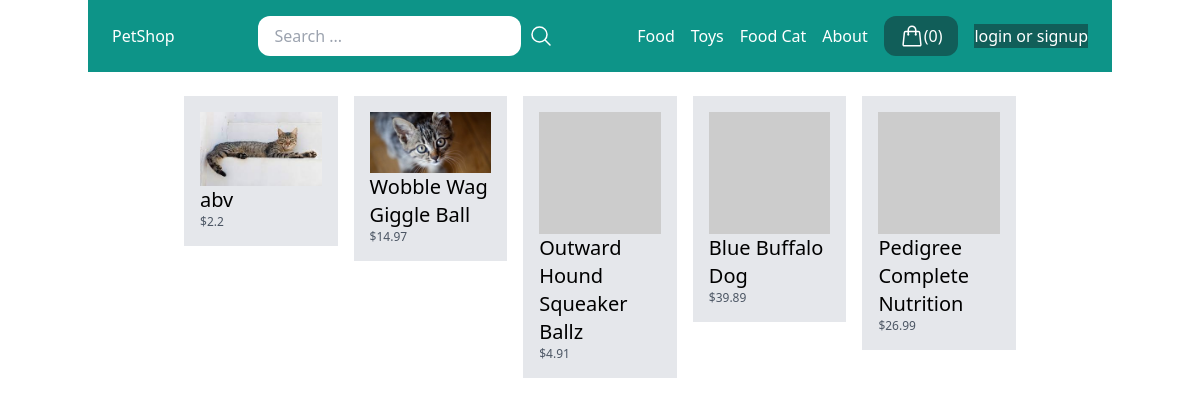
The page / on the database its author committed.
### store/models.py (models this page shows, shortened)
class Category(models.Model):
    title = models.CharField(max_length=50)
    slug = models.SlugField(max_length=50)
    class Meta:
        verbose_name_plural = 'Categories'

class Product(models.Model):
    DRAFT = 'draft'
    WAITING_APPROVAL = 'waitingapprpval'
    ACTIVE = 'active'
    DELETED = 'deleted'
    STATUS_CHOICES = (
        (DRAFT, 'Draft'),
        (WAITING_APPROVAL, 'Waiting approval'),
        (ACTIVE, 'Active'),
        (DELETED, 'Deleted'),
    )
    user = models.ForeignKey(User, related_name='products', on_delete=models.CASCADE)
    category = models.ForeignKey(Category, related_name='products', on_delete=models.CASCADE)
    title = models.CharField(max_length=100)
    slug = models.SlugField(max_length=100)
    description = models.TextField(blank=True)
    price = models.IntegerField()
    image = models.ImageField(upload_to='uploads/product_images/', blank=True, null=True)
    thumbnail = models.ImageField(upload_to='uploads/product_images/thumbnail', blank=True, null=True)
    create_at = models.DateTimeField(auto_now_add=True)
    updated_at = models.DateTimeField(auto_now=True)
    status = models.CharField(max_length=50, choices=STATUS_CHOICES, default=ACTIVE)
    class Meta:
        ordering = ('-create_at',)
    def get_display_price(self):
        return self.price / 100
    def get_thumbnail(self):
        if self.thumbnail:
            return self.thumbnail.url
        else:
            if self.image:
                self.thumbnail = self.make_thumbnail(self.image)
                self.save()
                return self.thumbnail.url
            else:
                return "https://picsum.photos/200"

### core/views.py (the view)
# urls.py: path('', frontpage, name='frontpage'),
def frontpage(request):
    products = Product.objects.filter(status=Product.ACTIVE)[0:6]
    return render(request, 'core/frontpage.html',{
        'products':products
    })

### store/templatetags/menu.py (called while the page is built)
@register.inclusion_tag('core/menu.html')
def menu():
    categories = Category.objects.all()
    return {'categories':categories}

### core/templates/core/frontpage.html
{% extends 'core/base.html' %}
{% block content %}
    {% include 'store/partials/products.html' %}
{% endblock %}

### core/templates/core/menu.html
{% for category in categories %}
    <a href="{% url 'category_detail' category.slug %}" class="text-white">{{ category.title }}</a>
{% endfor %}
<a href="{% url 'about' %}" class="text-white">About</a>

### store/templates/store/partials/products.html
<div class="flex flex-warp">
    {% for product in products %}
        <div class="product w-1/3 p-2">
            <div class="p-4 bg-gray-200">
                <a href="{% url 'product_detail' product.category.slug product.slug %}">
                        <div class="image">
                            <img src="{{ product.get_thumbnail }}" alt="Image of {{ product.title }}">
                        </div>
                    <h2 class="text-xl">{{ product.title }}</h2>
                    <p class="text-xs text-gray-600">${{ product.get_display_price }}</p>
                </a>
            </div>
        </div>
    {% endfor %}
</div>

### rows shown on the page
Category: title "Food"
Category: title "Toys"
Category: title "Food Cat"
Product: get_thumbnail (picture), title "abv", get_display_price "2.2"
Product: get_thumbnail (picture), title "Wobble Wag Giggle Ball", get_display_price "14.97"
Product: title "Outward Hound Squeaker Ballz", get_display_price "4.91"
Product: title "Blue Buffalo Dog", get_display_price "39.89"
Product: title "Pedigree Complete Nutrition", get_display_price "26.99"

### other values the page prints
{{ cart|length }} "0"
